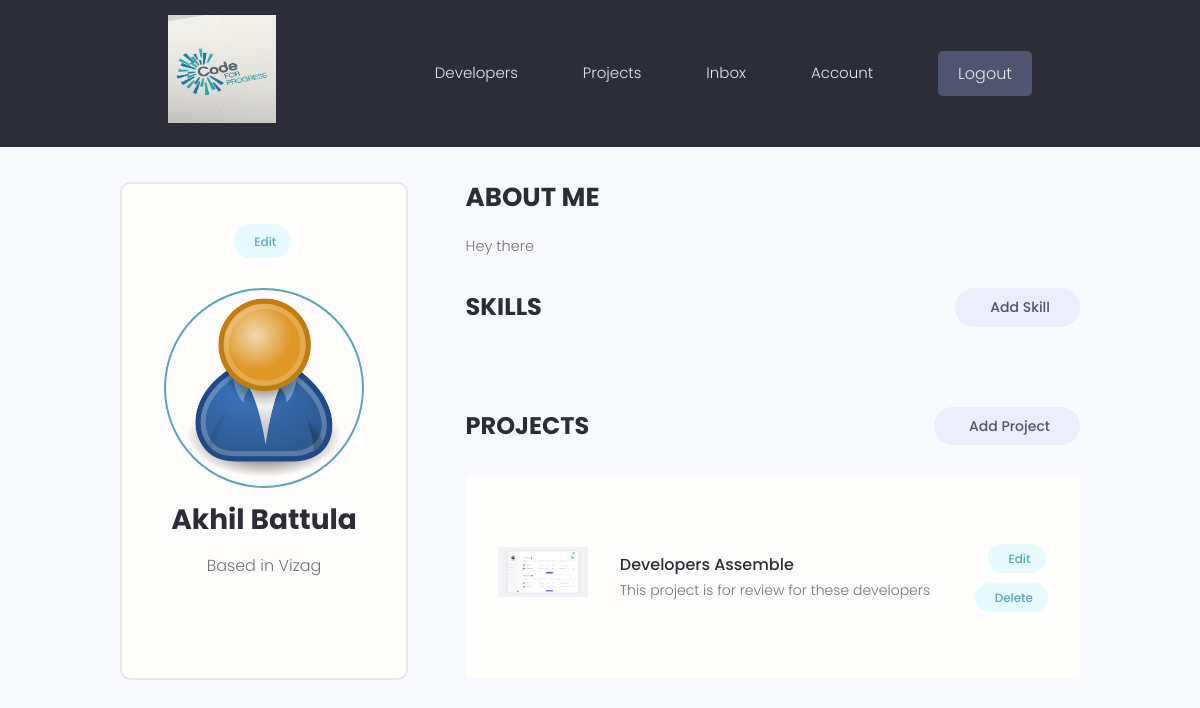
The page /account/ (signed in) on the database as committed earlier.
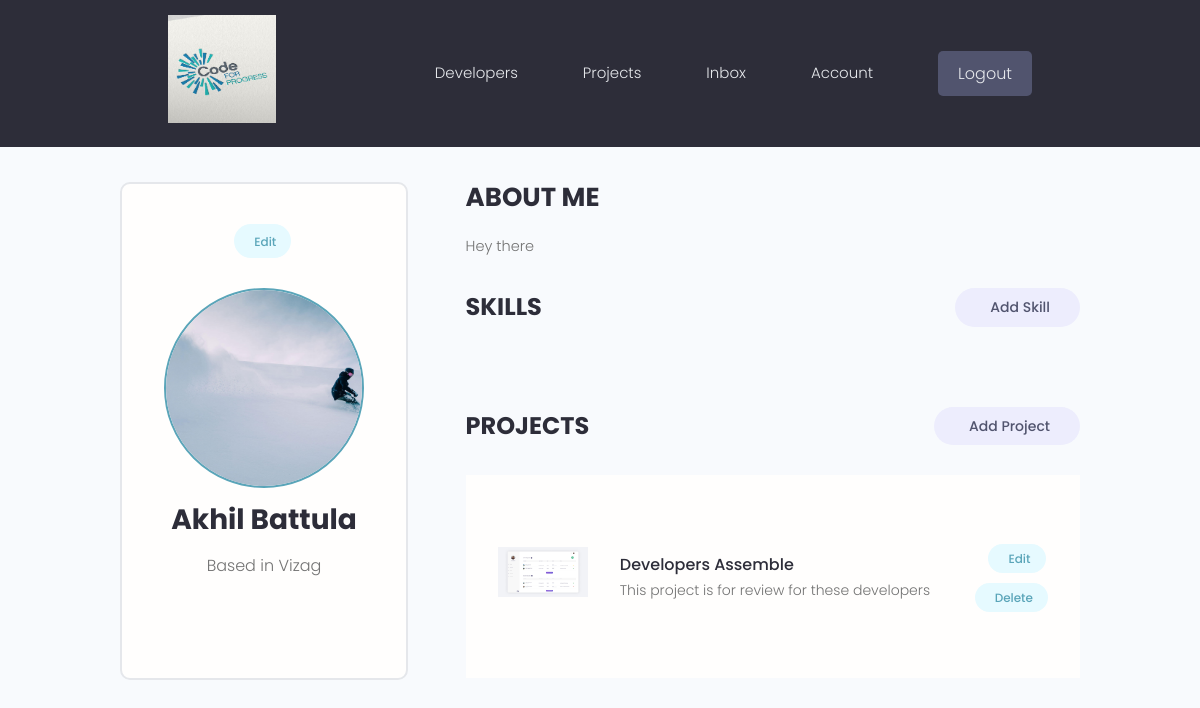
The same page on the database as committed later.
### users/models.py (models this page shows, shortened)
class Profile(models.Model):
    user = models.OneToOneField(
        User, on_delete=models.CASCADE, null=True, blank=True)
    name = models.CharField(max_length=200, blank=True, null=True)
    email = models.EmailField(max_length=500, blank=True, null=True)
    username = models.CharField(max_length=200, blank=True, null=True)
    location = models.CharField(max_length=200, blank=True, null=True)
    short_intro = models.CharField(max_length=200, blank=True, null=True)
    bio = models.TextField(blank=True, null=True)
    profile_image = models.ImageField(
        null=True, blank=True, upload_to='profiles/', default="profiles/user-default.png")
    social_github = models.CharField(max_length=200, blank=True, null=True)
    social_twitter = models.CharField(max_length=200, blank=True, null=True)
    social_linkedin = models.CharField(max_length=200, blank=True, null=True)
    social_youtube = models.CharField(max_length=200, blank=True, null=True)
    social_website = models.CharField(max_length=200, blank=True, null=True)
    created = models.DateTimeField(auto_now_add=True)
    id = models.UUIDField(default=uuid.uuid4, unique=True,
                          primary_key=True, editable=False)
    class Meta:
        ordering = ['created']
    @property
    def imageURL(self):
        try:
            url = self.profile_image.url
        except:
            url = ''
        return url

### users/views.py (the view)
# urls.py: path('account/', views.userAccount, name="account"),
@login_required(login_url='login')
def userAccount(request):
    profile = request.user.profile
    skills = profile.skill_set.all()
    projects = profile.project_set.all()
    context = {'profile': profile, 'skills': skills, 'projects': projects}
    return render(request, 'users/account.html', context)

### projects/models.py (called while the page is built)
    @property
    def imageURL(self):
        try:
            url = self.featured_image.url
        except:
            url = ''
        return url

### users/templates/users/account.html (shortened to what this page needs)
{% extends 'main.html' %}
{% block content %}
<main class="settingsPage profile my-md">
  <div class="container">
    <div class="layout">
      <div class="column column--1of3">
        <div class="card text-center">
          <div class="card__body dev">
            <a class="tag tag--pill tag--main settings__btn" href="{% url 'edit-account' %}">
              Edit</a>
            <img class="avatar avatar--xl dev__avatar" src="{{profile.imageURL}}" />
            <h2 class="dev__name">{{profile.name}}</h2>
            <p class="dev__location">Based in {{profile.location}}</p>
          </div>
        </div>
      </div>
      <div class="column column--2of3">
        <div class="devInfo">
          <h3 class="devInfo__title">About Me</h3>
          <p class="devInfo__about">{{profile.bio}}</p>
        </div>
        <div class="settings">
          <h3 class="settings__title">Skills</h3>
          <a class="tag tag--pill tag--sub settings__btn tag--lg" href="{% url 'create-skill' %}"> Add Skill</a>
        </div>
        <div class="settings">
          <h3 class="settings__title">Projects</h3>
          <a class="tag tag--pill tag--sub settings__btn tag--lg" href="{% url 'create-project' %}"> Add Project</a>
        </div>
        <table class="settings__table">
          {% for project in projects %}
          <tr>
            <td class="settings__thumbnail">
              <a href="{% url 'project' project.id %}"><img src="{{project.imageURL}}" alt="Project Thumbnail" /></a>
            </td>
            <td class="settings__tableInfo">
              <a href="{% url 'project' project.id %}">{{project.title}}</a>
              <p>{{project.description|slice:"150"}}</p>
            </td>
            <td class="settings__tableActions">
              <a class="tag tag--pill tag--main settings__btn" href="{% url 'update-project' project.id %}"> Edit</a>
              <a class="tag tag--pill tag--main settings__btn"
                href="{% url 'delete-project'  project.id %}?next=/account">
                Delete</a>
            </td>
          </tr>
          {% endfor %}
        </table>
      </div>
    </div>
  </div>
</main>
{% endblock %}

Rows that differ between the two databases and show on the page:
changed Profile "Akhil Battula": imageURL: picture added in place of a placeholder
